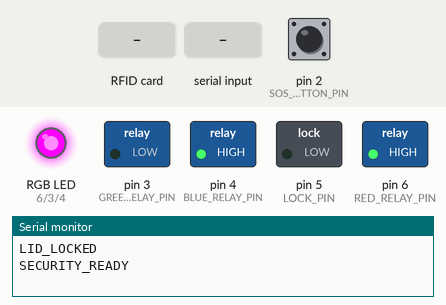
Bench run of a sketch on a simulated Arduino Uno, built with avr-gcc and run on an emulated ATmega328P. Shown: switched loads named in the sketch (green lamp = pin HIGH), an RGB LED mixed from three pins (HIGH = lit), the last lines printed to the serial monitor. Dashed ring = blinking. Inputs (shaded band) come from the test bench; at power-on: pin 2 (SOS_BUTTON_PIN) HIGH. Pins used as bus, display or sensor lines are not drawn.

Above: at 1.7 s.
1.8 s: RFID card 5E 7A 19 C4 held to the reader
At 2.1 s:
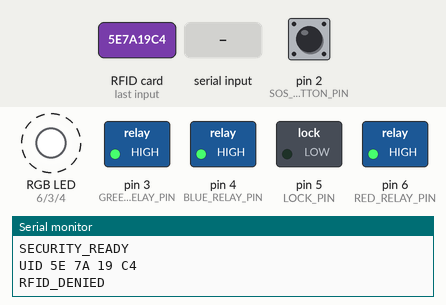
4.8 s: "UNLOCK\n" received over Serial
At 5.8 s:
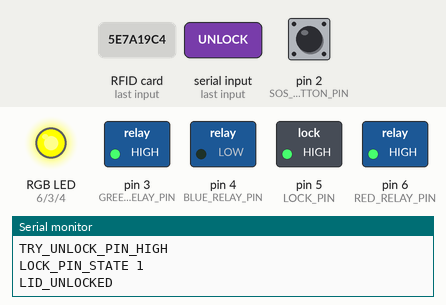
6.3 s: pin 2 (SOS_BUTTON_PIN) pulled LOW for 0.15 s
At 8.5 s:
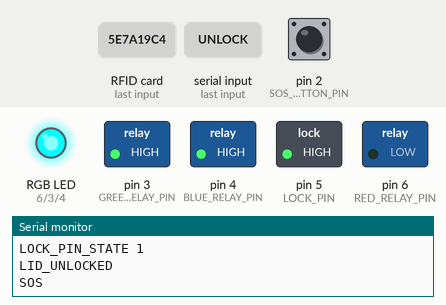
9.3 s: RFID card 24 57 94 72 held to the reader
At 10.2 s:
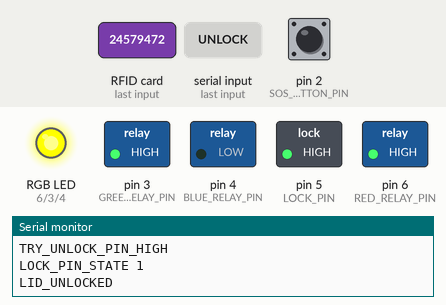
10.8 s: "LOCK\n" received over Serial
At 11.4 s:
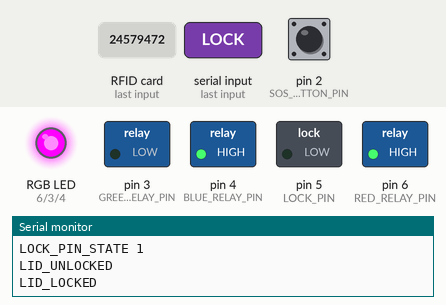
12.3 s: "LED_BLUE\n" received over Serial
At 12.7 s:
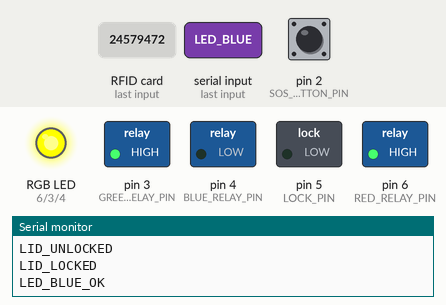
Timing chart, 0 to 39.6 s (numbered marks = the images above; inputs shaded):
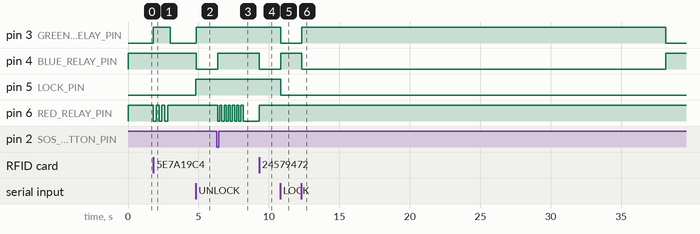

The sketch:

arduino2.ino
```cpp
#include <SPI.h>
#include <MFRC522.h>
// RFID + Lock + SOS Pins
#define RFID_SS_PIN 10
#define RFID_RST_PIN 9

#define LOCK_PIN 5
#define SOS_BUTTON_PIN 2
// RGB Relay Pins
#define RED_RELAY_PIN   6   // relay المنفصلة
#define GREEN_RELAY_PIN 3   // K1
#define BLUE_RELAY_PIN  4   // K2
#define RELAY_ON  LOW
#define RELAY_OFF HIGH
unsigned long ledHoldUntil = 0;
bool ledTemporaryMode = false;
MFRC522 rfid(RFID_SS_PIN, RFID_RST_PIN);
byte allowedUID[4] = {0x24, 0x57, 0x94, 0x72};
bool lidUnlocked = false;
char serialBuffer[40];
byte serialIndex = 0;
// RGB / Light Functions
void setNormalLedState() {
  if (lidUnlocked) {
    setBlue();
  } else {
    setGreen();
  }
}
void setTemporaryRed(unsigned long durationMs) {
  setRed();
  ledTemporaryMode = true;
  ledHoldUntil = millis() + durationMs;
}
void setOff() {
  digitalWrite(RED_RELAY_PIN, RELAY_OFF);
  digitalWrite(GREEN_RELAY_PIN, RELAY_OFF);
  digitalWrite(BLUE_RELAY_PIN, RELAY_OFF);
}

void setRed() {
  digitalWrite(RED_RELAY_PIN, RELAY_ON);
  digitalWrite(GREEN_RELAY_PIN, RELAY_OFF);
  digitalWrite(BLUE_RELAY_PIN, RELAY_OFF);
}

void setGreen() {
  digitalWrite(RED_RELAY_PIN, RELAY_OFF);
  digitalWrite(GREEN_RELAY_PIN, RELAY_ON);
  digitalWrite(BLUE_RELAY_PIN, RELAY_OFF);
}

void setBlue() {
  digitalWrite(RED_RELAY_PIN, RELAY_OFF);
  digitalWrite(GREEN_RELAY_PIN, RELAY_OFF);
  digitalWrite(BLUE_RELAY_PIN, RELAY_ON);
}

void setYellow() {
  digitalWrite(RED_RELAY_PIN, RELAY_ON);
  digitalWrite(GREEN_RELAY_PIN, RELAY_ON);
  digitalWrite(BLUE_RELAY_PIN, RELAY_OFF);
}

void setPurple() {
  digitalWrite(RED_RELAY_PIN, RELAY_ON);
  digitalWrite(GREEN_RELAY_PIN, RELAY_OFF);
  digitalWrite(BLUE_RELAY_PIN, RELAY_ON);
}

void setCyan() {
  digitalWrite(RED_RELAY_PIN, RELAY_OFF);
  digitalWrite(GREEN_RELAY_PIN, RELAY_ON);
  digitalWrite(BLUE_RELAY_PIN, RELAY_ON);
}

void setWhite() {
  digitalWrite(RED_RELAY_PIN, RELAY_ON);
  digitalWrite(GREEN_RELAY_PIN, RELAY_ON);
  digitalWrite(BLUE_RELAY_PIN, RELAY_ON);
}

void blinkRed(int times, int delayMs) {
  for (int i = 0; i < times; i++) {
    setRed();
    delay(delayMs);
    setOff();
    delay(delayMs);
  }
}
// Lock Functions
void unlockLid() {
  Serial.println("TRY_UNLOCK_PIN_HIGH");

  digitalWrite(LOCK_PIN, HIGH);
  delay(50);

  Serial.print("LOCK_PIN_STATE ");
  Serial.println(digitalRead(LOCK_PIN));

  lidUnlocked = true;

  setBlue();
  Serial.println("LID_UNLOCKED");
}

void lockLid() {
  digitalWrite(LOCK_PIN, LOW);
  lidUnlocked = false;

  setGreen();
  Serial.println("LID_LOCKED");
}

// RFID Functions
bool isAllowedUID(byte *uid, byte size) {
  if (size != 4) return false;

  for (byte i = 0; i < 4; i++) {
    if (uid[i] != allowedUID[i]) return false;
  }

  return true;
}

void printUID() {
  Serial.print("UID ");

  for (byte i = 0; i < rfid.uid.size; i++) {
    if (rfid.uid.uidByte[i] < 0x10) Serial.print("0");
    Serial.print(rfid.uid.uidByte[i], HEX);

    if (i < rfid.uid.size - 1) {
      Serial.print(" ");
    }
  }

  Serial.println();
}

void checkRFID() {
  if (!rfid.PICC_IsNewCardPresent()) return;
  if (!rfid.PICC_ReadCardSerial()) return;

  printUID();

  if (isAllowedUID(rfid.uid.uidByte, rfid.uid.size)) {
    Serial.println("RFID_OK");
    setBlue();
    unlockLid();
  } else {
    Serial.println("RFID_DENIED");
    blinkRed(3, 200);
    setGreen();
  }

  rfid.PICC_HaltA();
  rfid.PCD_StopCrypto1();

  delay(1000);
}

// SOS Function
void checkSOS() {
  static bool sosPressedBefore = false;
  static unsigned long lastSosTime = 0;

  bool pressed = (digitalRead(SOS_BUTTON_PIN) == LOW);

  if (pressed && !sosPressedBefore) {
    delay(50);

    if (digitalRead(SOS_BUTTON_PIN) == LOW) {
      unsigned long now = millis();

      if (now - lastSosTime > 5000) {
  Serial.println("SOS");
  blinkRed(6, 150);
  setTemporaryRed(30000);

  lastSosTime = now;
}

      sosPressedBefore = true;
    }
  }

  if (!pressed) {
    sosPressedBefore = false;
  }
}
// Serial Commands
void handleCommand(char *cmd) {
  // Lock commands
  if (strcmp(cmd, "LOCK") == 0) {
    lockLid();
    return;
  }

  if (strcmp(cmd, "UNLOCK") == 0) {
    unlockLid();
    return;
  }

  if (strcmp(cmd, "STATUS") == 0) {
    Serial.print("SECURITY_STATUS ");
    Serial.println(lidUnlocked ? "UNLOCKED" : "LOCKED");
    return;
  }

  if (strcmp(cmd, "PING") == 0) {
    Serial.println("SECURITY_PONG");
    return;
  }
  if (strcmp(cmd, "LED_OFF") == 0) {
    setOff();
    Serial.println("LED_OFF_OK");
    return;
  }

  if (strcmp(cmd, "LED_RED") == 0) {
    setRed();
    Serial.println("LED_RED_OK");
    return;
  }

  if (strcmp(cmd, "LED_GREEN") == 0) {
    setGreen();
    Serial.println("LED_GREEN_OK");
    return;
  }

  if (strcmp(cmd, "LED_BLUE") == 0) {
    setBlue();
    Serial.println("LED_BLUE_OK");
    return;
  }

  if (strcmp(cmd, "LED_YELLOW") == 0) {
    setYellow();
    Serial.println("LED_YELLOW_OK");
    return;
  }

  if (strcmp(cmd, "LED_PURPLE") == 0) {
    setPurple();
    Serial.println("LED_PURPLE_OK");
    return;
  }

  if (strcmp(cmd, "LED_CYAN") == 0) {
    setCyan();
    Serial.println("LED_CYAN_OK");
    return;
  }

  if (strcmp(cmd, "LED_WHITE") == 0) {
    setWhite();
    Serial.println("LED_WHITE_OK");
    return;
  }

if (strcmp(cmd, "LED_SOS") == 0) {
  blinkRed(6, 150);
  setTemporaryRed(30000);
  Serial.println("LED_SOS_OK");
  return;
}
  Serial.print("SECURITY_UNKNOWN ");
  Serial.println(cmd);
}

void readSerialLines() {
  while (Serial.available() > 0) {
    char c = Serial.read();

    if (c == '\n') {
      serialBuffer[serialIndex] = '\0';

      if (serialIndex > 0) {
        handleCommand(serialBuffer);
      }

      serialIndex = 0;
    }
    else if (c != '\r') {
      if (serialIndex < sizeof(serialBuffer) - 1) {
        serialBuffer[serialIndex++] = c;
      } else {
        serialIndex = 0;
        Serial.println("SECURITY_ERROR_CMD_TOO_LONG");
      }
    }
  }
}
void updateLedState() {
  if (ledTemporaryMode && millis() > ledHoldUntil) {
    ledTemporaryMode = false;
    setNormalLedState();
  }
}
void setup() {
  Serial.begin(9600);

  pinMode(SOS_BUTTON_PIN, INPUT_PULLUP);

  pinMode(LOCK_PIN, OUTPUT);

  pinMode(RED_RELAY_PIN, OUTPUT);
  pinMode(GREEN_RELAY_PIN, OUTPUT);
  pinMode(BLUE_RELAY_PIN, OUTPUT);
  setOff();

  lockLid();

  SPI.begin();
  rfid.PCD_Init();

  delay(500);

  setGreen();
  Serial.println("SECURITY_READY");
}
void loop() {
  readSerialLines();
  checkRFID();
  checkSOS();
  updateLedState();
}
```

Measured:
- after the input at 1.8 s, pin 3 (GREEN_RELAY_PIN): LOW → HIGH at once, → LOW 1.2 s later; pin 6 (RED_RELAY_PIN): alternates HIGH for 0.20 s and LOW for 0.20 s, 6 changes in all, then stays HIGH, starting at once
- after the input at 4.8 s, pin 3 (GREEN_RELAY_PIN): LOW → HIGH after 0.06 s; pin 4 (BLUE_RELAY_PIN): HIGH → LOW after 0.06 s; pin 5 (LOCK_PIN): LOW → HIGH at once
- after the input at 6.3 s, pin 4 (BLUE_RELAY_PIN): LOW → HIGH after 0.06 s; pin 6 (RED_RELAY_PIN): alternates HIGH for 0.15 s and LOW for 0.15 s, 13 changes in all, then stays LOW, starting after 0.06 s
- after the input at 9.3 s, pin 4 (BLUE_RELAY_PIN): HIGH → LOW at once; pin 6 (RED_RELAY_PIN): LOW → HIGH at once
- after the input at 10.8 s, pin 3 (GREEN_RELAY_PIN), pin 5 (LOCK_PIN): HIGH → LOW at once; pin 4 (BLUE_RELAY_PIN): LOW → HIGH at once
- after the input at 12.3 s, pin 3 (GREEN_RELAY_PIN): LOW → HIGH at once, → LOW 25.8 s later; pin 4 (BLUE_RELAY_PIN): HIGH → LOW at once, → HIGH 25.8 s later
